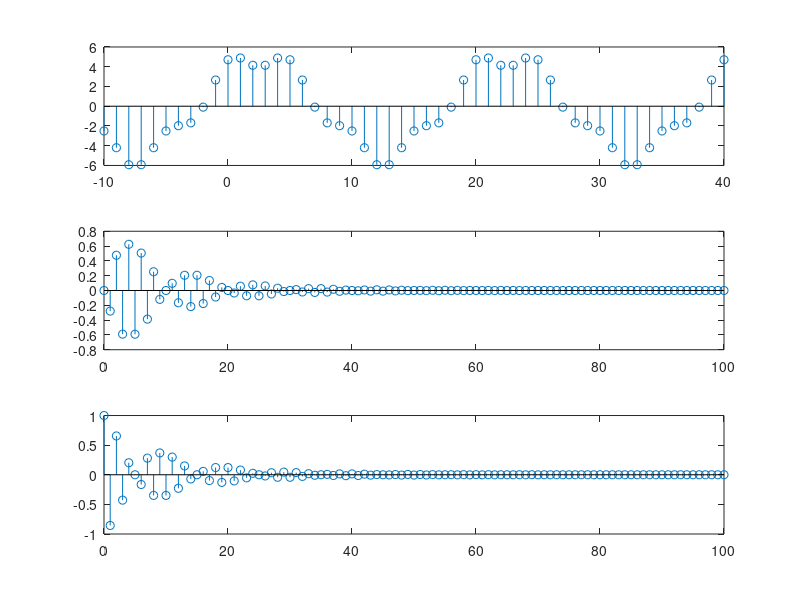

Source code (MATLAB):
% Ece lab 1 
% Q1 

% a)
figure

% i)    
subplot(3,1,1)
x1 = -10 : 40;
x1_fig = -5.1 * sin(0.1* pi * x1 - 3 * pi /4) + 1.1 * cos(0.4* pi*x1);
stem(x1, x1_fig);

% ii)
x2 = 0 : 100;
x2_fig = ((-0.9).^x2) .* exp(1).^((1i * pi * x2)/10);

subplot(3,1,2)
stem(x2, imag(x2_fig))

subplot(3,1,3)
stem(x2, real(x2_fig))


% c)
x1_sum = sum(abs(x1_fig).^2);
x2_sum = sum(abs(x2_fig).^2);
